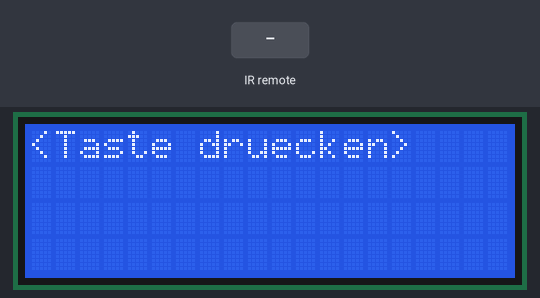
The sketch below on a simulated Arduino Uno, built with avr-gcc and run on an emulated ATmega328P. On the bench: 20×4 character LCD. The inputs (shaded band) are chosen by the test bench.

Above: at 1.2 s.
1.3 s: infrared code 0xA2 received
At 2.3 s:
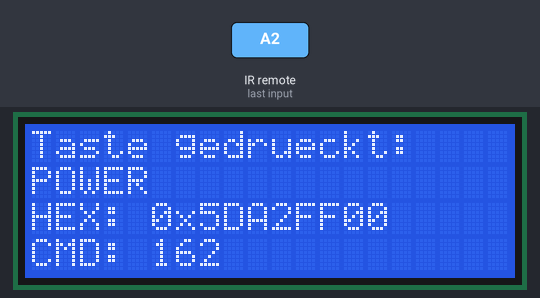
2.8 s: infrared code 0xE2 received
At 3.4 s:
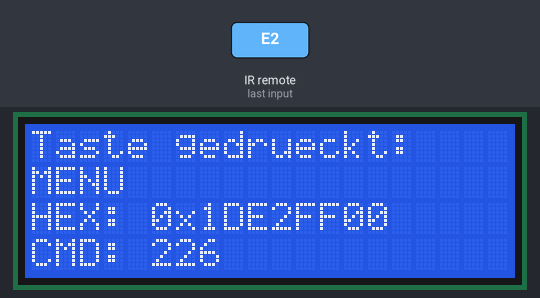
4.3 s: infrared code 0x22 received
At 5.5 s:
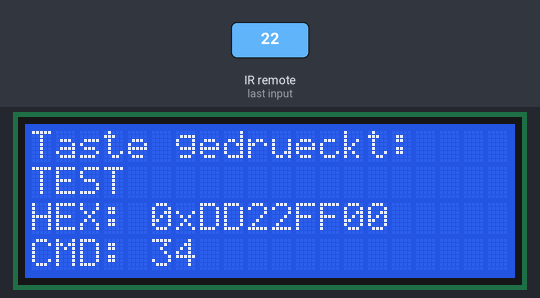
5.8 s: infrared code 0x2 received
At 6.8 s:
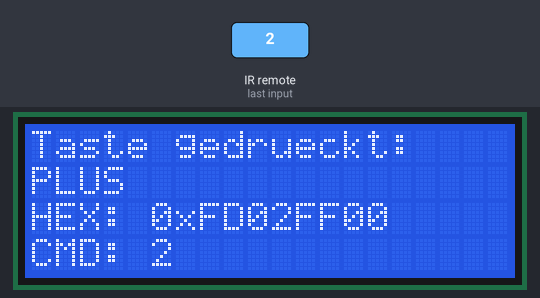
7.3 s: infrared code 0xC2 received
At 8.1 s:
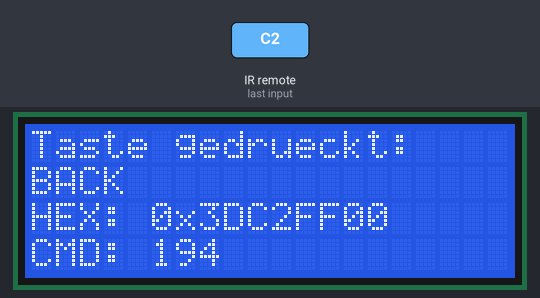
8.8 s: infrared code 0xE0 received
At 9.2 s:
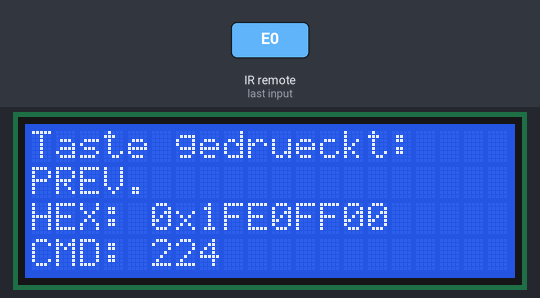
Timing chart, 0 to 11.3 s (numbered marks = the images above; inputs shaded):
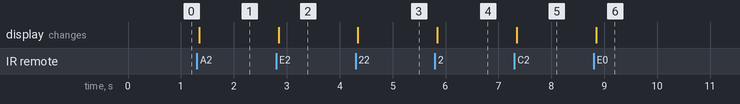

Measured:
- after the input at 1.3 s, the display: changes after 0.05 s (image 1)
- after the input at 2.8 s, the display: changes after 0.05 s (image 2)
- after the input at 4.3 s, the display: changes after 0.05 s (image 3)
- after the input at 5.8 s, the display: changes at once (image 4)
- after the input at 7.3 s, the display: changes after 0.05 s (image 5)
- after the input at 8.8 s, the display: changes after 0.05 s (image 6)

The sketch:

IR_Fernbedienung.ino
```cpp
#include <IRremote.h>           // Bibliothek für den IR-Empfänger
#include <Wire.h>               // I2C-Kommunikation für das LCD
#include <LiquidCrystal_I2C.h>  // Bibliothek für das LCD2004 mit I2C

#define PIN_RECEIVER 2  // IR-Empfänger an Pin D2

// LCD 16x2 über I2C mit Adresse 0x27 (falls nötig, 0x3F testen)
LiquidCrystal_I2C lcd(0x27, 20, 4);

// IR-Empfänger initialisieren
IRrecv receiver(PIN_RECEIVER);

void setup()
{
    lcd.init();             // LCD initialisieren
    lcd.backlight();        // Hintergrundbeleuchtung aktivieren

    // Startnachricht auf LCD anzeigen
    lcd.setCursor(0, 0);
    lcd.print("<Taste druecken>");

    receiver.enableIRIn();  // IR-Empfänger aktivieren
}

void loop()
{
    // Überprüfen, ob ein IR-Signal empfangen wurde
    if (receiver.decode()) {
        translateIR();       // IR-Code auswerten
        receiver.resume();   // Empfänger für das nächste Signal bereitmachen
    }
}

// Funktion zur Anzeige der erkannten Taste mit beiden Codes auf dem LCD
void lcdPrint(const char* text, unsigned long hexCode, int commandCode)
{
    lcd.clear();

    // Zeile 1: Taste gedrückt
    lcd.setCursor(0, 0);
    lcd.print("Taste gedrueckt:");

    // Zeile 2: Tastenname
    lcd.setCursor(0, 1);
    lcd.print(text);

    // Zeile 3: HEX-Code der Taste (Original-Signal)
    lcd.setCursor(0, 2);
    lcd.print("HEX: 0x");
    lcd.print(hexCode, HEX);

    // Zeile 4: Command-Code (vereinfachter Code)
    lcd.setCursor(0, 3);
    lcd.print("CMD: ");
    lcd.print(commandCode);
}

// Funktion zur Zuordnung der IR-Codes zu den Tasten
void translateIR()
{
    unsigned long hexCode = receiver.decodedIRData.decodedRawData; // Empfangener echter HEX-Code
    int commandCode = receiver.decodedIRData.command; // Vereinfachter "Command"-Code

    switch (commandCode) {
        case 162: lcdPrint("POWER", hexCode, commandCode); break;
        case 226: lcdPrint("MENU", hexCode, commandCode); break;
        case 34:  lcdPrint("TEST", hexCode, commandCode); break;
        case 2:   lcdPrint("PLUS", hexCode, commandCode); break;
        case 194: lcdPrint("BACK", hexCode, commandCode); break;
        case 224: lcdPrint("PREV.", hexCode, commandCode); break;
        case 168: lcdPrint("PLAY", hexCode, commandCode); break;
        case 144: lcdPrint("NEXT", hexCode, commandCode); break;
        case 104: lcdPrint("0", hexCode, commandCode); break;
        case 152: lcdPrint("MINUS", hexCode, commandCode); break;
        case 176: lcdPrint("C", hexCode, commandCode); break;
        case 48:  lcdPrint("1", hexCode, commandCode); break;
        case 24:  lcdPrint("2", hexCode, commandCode); break;
        case 122: lcdPrint("3", hexCode, commandCode); break;
        case 16:  lcdPrint("4", hexCode, commandCode); break;
        case 56:  lcdPrint("5", hexCode, commandCode); break;
        case 90:  lcdPrint("6", hexCode, commandCode); break;
        case 66:  lcdPrint("7", hexCode, commandCode); break;
        case 74:  lcdPrint("8", hexCode, commandCode); break;
        case 82:  lcdPrint("9", hexCode, commandCode); break;
        default:
            lcd.clear();
            lcd.setCursor(0, 0);
            lcd.print("Unbekannter Code:");
            lcd.setCursor(0, 1);
            lcd.print("HEX: 0x");
            lcd.print(hexCode, HEX);
            lcd.setCursor(0, 2);
            lcd.print("CMD: ");
            lcd.print(commandCode);
    }
}
```
